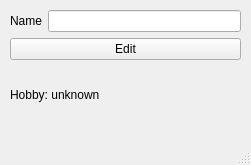
<?xml version="1.0" encoding="UTF-8"?>
<ui version="4.0">
 <class>MainWindow</class>
 <widget class="QMainWindow" name="MainWindow">
  <property name="geometry">
   <rect>
    <x>0</x>
    <y>0</y>
    <width>251</width>
    <height>165</height>
   </rect>
  </property>
  <property name="windowTitle">
   <string>MainWindow</string>
  </property>
  <widget class="QWidget" name="centralwidget">
   <widget class="QWidget" name="layoutWidget">
    <property name="geometry">
     <rect>
      <x>10</x>
      <y>10</y>
      <width>231</width>
      <height>114</height>
     </rect>
    </property>
    <layout class="QVBoxLayout" name="verticalLayout">
     <item>
      <layout class="QHBoxLayout" name="horizontalLayout">
       <item>
        <widget class="QLabel" name="lblName">
         <property name="text">
          <string>Name</string>
         </property>
        </widget>
       </item>
       <item>
        <widget class="QLineEdit" name="editName"/>
       </item>
      </layout>
     </item>
     <item>
      <widget class="QPushButton" name="btnEdit">
       <property name="text">
        <string>Edit</string>
       </property>
      </widget>
     </item>
     <item>
      <widget class="QLabel" name="lblHobby">
       <property name="text">
        <string>Hobby: unknown</string>
       </property>
      </widget>
     </item>
    </layout>
   </widget>
  </widget>
  <widget class="QMenuBar" name="menubar">
   <property name="geometry">
    <rect>
     <x>0</x>
     <y>0</y>
     <width>251</width>
     <height>19</height>
    </rect>
   </property>
  </widget>
  <widget class="QStatusBar" name="statusbar"/>
 </widget>
 <resources/>
 <connections/>
</ui>
